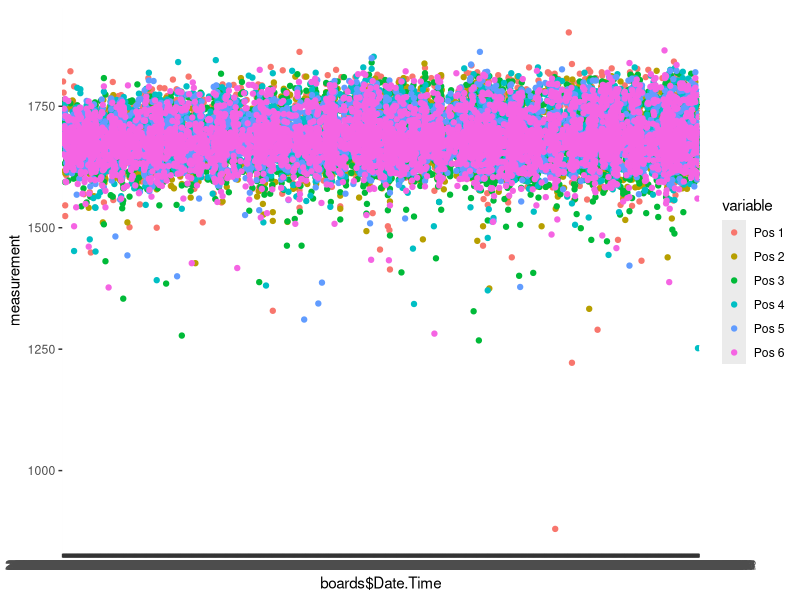
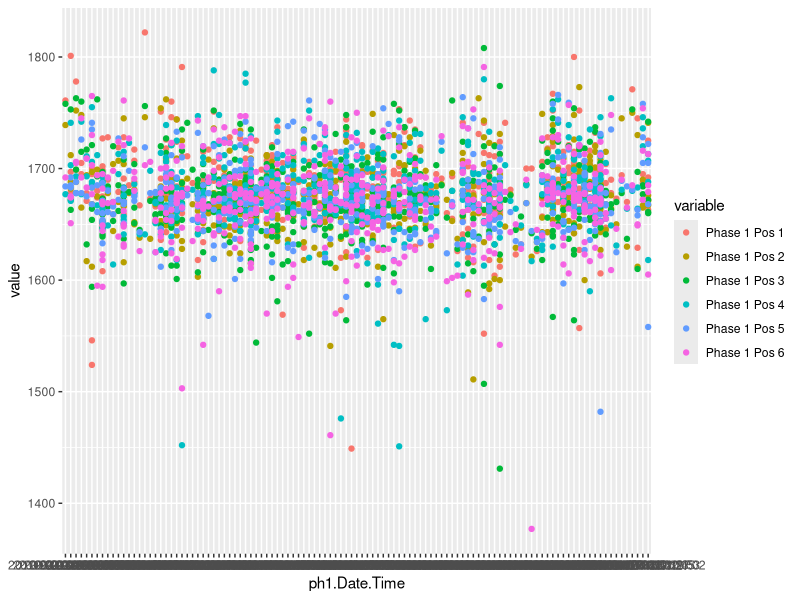

Generate these figures, in order, with R:
# imports data of boards
boards<-read.csv('six-point-board-thickness.csv')

head(boards)
length(boards$Date.Time)

# help(identify)
# help(labels)

library(ggplot2)

df <- data.frame(boards$Date.Time, boards$Pos1, boards$Pos2, boards$Pos3, boards$Pos4, boards$Pos5, boards$Pos6)

ggplot(df, aes(boards$Date.Time, y=measurement, color=variable))+
  geom_point(aes(y=boards$Pos1, col="Pos 1"))+
  geom_point(aes(y=boards$Pos2, col="Pos 2"))+
  geom_point(aes(y=boards$Pos3, col="Pos 3"))+  
  geom_point(aes(y=boards$Pos4, col="Pos 4"))+
  geom_point(aes(y=boards$Pos5, col="Pos 5"))+  
  geom_point(aes(y=boards$Pos6, col="Pos 6"))

# see: https://www.sixhat.net/plotting-multiple-data-series-in-r.html

# Collect the first 500 data points for phase 1 operations
# In phase 1, we will identify any boards that appear to be unusual in the first 500 measurements

ph1.Date.Time <- boards$Date.Time[1:500]
ph1.pos1 <- boards$Pos1[1:500]
ph1.pos2 <- boards$Pos2[1:500]
ph1.pos3 <- boards$Pos3[1:500]
ph1.pos4 <- boards$Pos4[1:500]
ph1.pos5 <- boards$Pos5[1:500]
ph1.pos6 <- boards$Pos6[1:500]


# bind the above columns
data.500 <- cbind(ph1.Date.Time, ph1.pos1, ph1.pos2, ph1.pos3, ph1.pos4, ph1.pos5, ph1.pos6)

df <- data.frame(ph1.Date.Time, ph1.pos1, ph1.pos2, ph1.pos3, ph1.pos4, ph1.pos5, ph1.pos6)

ggplot(df, aes(ph1.Date.Time, y=value, color=variable))+
  geom_point(aes(y=ph1.pos1, col="Phase 1 Pos 1"))+
  geom_point(aes(y=ph1.pos2, col="Phase 1 Pos 2"))+
  geom_point(aes(y=ph1.pos3, col="Phase 1 Pos 3"))+  
  geom_point(aes(y=ph1.pos4, col="Phase 1 Pos 4"))+
  geom_point(aes(y=ph1.pos5, col="Phase 1 Pos 5"))+  
  geom_point(aes(y=ph1.pos6, col="Phase 1 Pos 6"))

# ------------------------------------------------------------------------------------------------
# each sample subgroup will be 5
N <- 5

# subdivide each vector of 500 into 100 subgroups of 5

# calculate the mean and standard deviation of each subgroup

# calculate the grand standard deviation and the unbiased estimator, a.n.

# use critical value of Cn = -/+3, the unbiased estimator, sd, and n =5 to set bounds above and below the mean

# graph 

# check if there is any data point in the vector that is outside these bound

